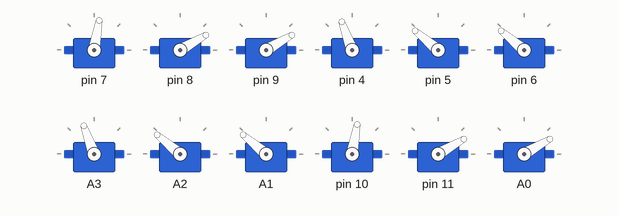
This sketch was run on a simulated Arduino Uno, built with avr-gcc and run on an emulated ATmega328P. On the bench: 12 × servo.

Above: at 0.05 s.
At 7.05 s:
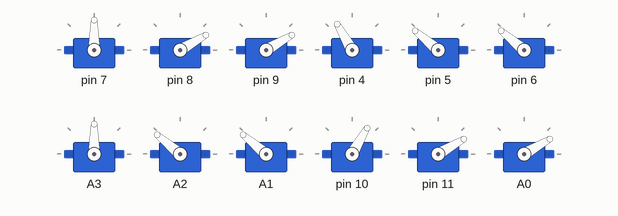
At 8.8 s:
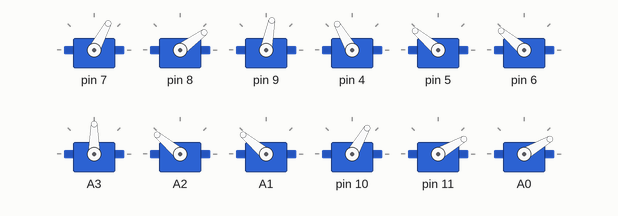
At 10.55 s:
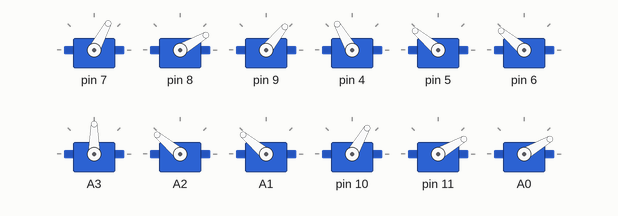
At 12.3 s:
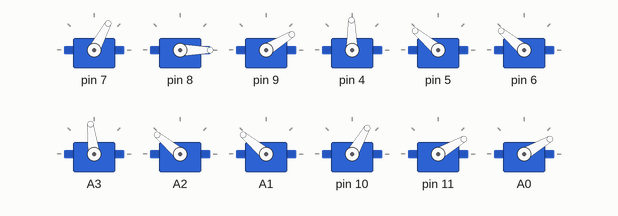
At 14.1 s:
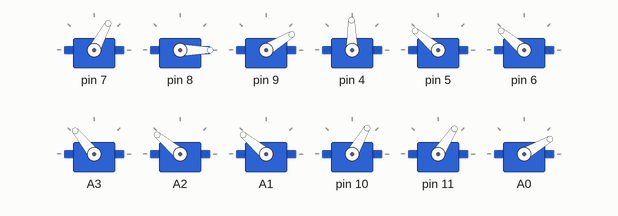
Timing chart, 0 to 16.3 s (numbered marks = the images above):
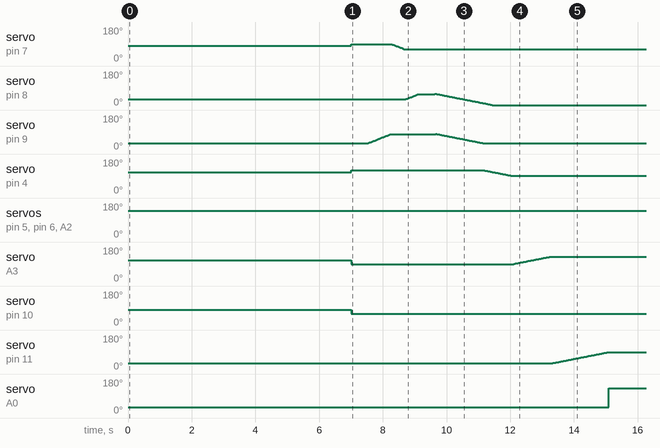

The sketch:

Spider_bot.ino
```cpp
#include <Servo.h>

Servo servo[4][3];  // create servo object to control a servo
int val[4][3];
int legNo;
int i, j;
int k = 0, m = 0, n = 0;
int sw1 = 0;
int sw2 = 0;

void setup() {
  pinMode(2, INPUT_PULLUP);
  pinMode(3, INPUT_PULLUP);
  //0 is base //1 is mid //2 is leg
  servo[0][0].attach(7);   //LF
  servo[0][1].attach(8);
  servo[0][2].attach(9);
  servo[1][0].attach(4);   //RF
  servo[1][1].attach(5);
  servo[1][2].attach(6);
  servo[2][0].attach(A3);  //LB
  servo[2][1].attach(A2);
  servo[2][2].attach(A1);
  servo[3][0].attach(10);   //RB
  servo[3][1].attach(11);
  servo[3][2].attach(A0);


  inti();
  delay(7000);
      for(int a=0;a<4;a++){
    forward();
    }

}

void loop() {
  sw1 = digitalRead(2);
  sw2 = digitalRead(3);
  if (sw1 == LOW) {
    inti();
    delay(30000);
  }
  if (sw2 == LOW) {
    for(int a=0;a<4;a++){
    forward();
    }
    }
}
```

forward.ino
```cpp
void forward() {
  pos1();
  delay(500);
  pos2();
  delay(500);
  pos3();
  delay(500);
  pos4();
  delay(500);
  pos5();
  delay(500);
  pos6();
  delay(500);
  pos1();
}
void pos1()
{
  servo[0][0].write(90);   //LF
  servo[0][1].write(30);
  servo[0][2].write(30);
  servo[1][0].write(120);  //RF
  servo[1][1].write(140);
  servo[1][2].write(140);
  servo[2][0].write(90);  //LB
  servo[2][1].write(140);
  servo[2][2].write(140);
  servo[3][0].write(60);   //RB
  servo[3][1].write(30);
  servo[3][2].write(30);
}/*
  void pos1(){
  for(int i=1;i<=90;i++){
    servo[0][0].write(i);
    delay(15);
  }
  for(int i=1;i<=30;i++){
    servo[0][1].write(i);
    delay(15);
  }
  for(int i=1;i<=30;i++){
    servo[0][2].write(i);
    delay(15);
  }
  //-------------------
  for(int i=1;i<=120;i++){
    servo[1][0].write(i);
    delay(15);
  }
  for(int i=1;i<=140;i++){
    servo[1][1].write(i);
    delay(15);
  }
  for(int i=1;i<=140;i++){
    servo[1][2].write(i);
    delay(15);
  }
  //---------------------
  for(int i=1;i<=90;i++){
    servo[2][0].write(i);
    delay(15);
  }
  for(int i=1;i<=140;i++){
    servo[2][1].write(i);
    delay(15);
  }
  for(int i=1;i<=140;i++){
    servo[3][2].write(i);
    delay(15);
  }
  //-------------
  for(int i=1;i<=60;i++){
    servo[3][0].write(i);
    delay(15);
  }
  for(int i=1;i<=30;i++){
    servo[3][1].write(i);
    delay(15);
  }
  for(int i=1;i<=30;i++){
    servo[3][2].write(i);
    delay(15);
  }
  }*/
void pos2()
{ int k = 90, m = 30, n = 30;
  for (i = 0; i < 150; i++)
  { //lf leg
    if (i < 50) {
      servo[0][2].write(m);
      m++;
      delay(15);//+50=80
    }
    //lf base
    if (i > 50 && i < 80)
    {
      servo[0][0].write(k);
      k--;//-30=60
      delay(15);
    }
    //lf mid
    if (i > 120)
    {
      servo[0][1].write(n);
      n++;//+30=60
      delay(15);
    }
  }
}
/*
  void pos3() {
  servo[0][1].write(30);

  servo[0][2].write(30);

  servo[1][0].write(90);  //RF

  servo[2][0].write(130);  //LB

  servo[3][1].write(90);
  servo[3][2].write(100);
  }*/
void pos3() {
  int l = 60, m = 80, n = 120, o = 90, p = 30, q = 30;
  for (int i = 1; i <= 280; i++) {
    if (i >= 30) {
      servo[0][1].write(l);
      l--;//-30=30
      delay(15);
    }
    if (i > 30 && 80 >= i) {
      servo[0][2].write(m);
      m--;//-50=30
      delay(15);
    }
    if (i > 80 && 110 >= i) {
      servo[1][0].write(n);
      n--;//-30=90
      delay(15);
    }
    if (i > 110 && i <= 150) {
      servo[2][0].write(o);
      o++;//90+40=130
      delay(15);
    }
    if (i > 150 && i <= 210) {
      servo[3][1].write(p);
      p++;//30+60=90
      delay(15);
    }
    if (i > 210 && i <= 280) {
      servo[3][2].write(o);
      q++;//30+70=100
      delay(15);
    }
  }

}
/*
  void pos4()
  {
  servo[3][0].write(100);
  delay(500);
  servo[3][1].write(30);
  servo[3][2].write(30);

  }*/
void pos4()
{ int l = 60, m = 90, n = 100;
  for (int i = 1; i < 170; i++) {
    if (i <= 40) {
      servo[3][0].write(l);
      l++;//60+40=100
    }
    if (i > 40 && i < 100) {
      servo[3][1].write(m);
      m--;//90-60=30
    }
    if (i > 100) {
      servo[3][2].write(n);
      n--;//100-70=30
    }
  }
}

void pos5()
{
  k = 90; m = 140; n = 140;
  for (i = 0; i < 150; i++)
  { //rf leg
    if (i < 50) {
      servo[1][2].write(m);
      m--;//140-50=90
      delay(15);
    }
    //rf base
    if (i > 50 && i < 100)
    {
      servo[1][0].write(k);
      k++;//90+50=140
      delay(15);
    }
    //rf mid
    if (i > 120)
    {
      servo[1][1].write(n);
      n--;//140-30=110
      delay(15);
    }
  }
}/*
  void pos6()
  {
  servo[1][0].write(120);  //RF
  delay(500);
  servo[1][1].write(140);
  servo[1][2].write(140);
  servo[2][1].write(90);
  servo[2][2].write(80);

  servo[3][0].write(60);   //RB
  servo[3][1].write(30);
  servo[3][2].write(30);
  servo[0][0].write(90);   //LF
  servo[0][1].write(30);
  servo[0][2].write(30);
  }*/
void pos6() {

  int l = 90, m = 110, n = 90, o = 140, p = 140, q = 100, r = 100, s = 60;
  for (int i = 0; i < 200; i++) {
    if (i <= 30) {
      servo[1][0].write(l);
      l++;//90+30=120
    }
    if (i > 30 && i <= 60) {
      servo[1][1].write(m);
      m++;//110+30=140
    }
    if (i > 60 && i <= 110) {
      servo[1][2].write(n);
      n++;//90+50=140
    }
    if (i > 110 && i <= 160) {
      servo[1][1].write(o);
      o--;//110-30=90
    }
    if (i > 160 && i <= 220) {
      servo[2][1].write(p);
      p++;//140+60=200
    }
    if (i > 220 && i <= 280) {
      servo[2][2].write(q);
      q--;//140-60=80
    }
    if (i > 280 && i <= 350) {
      servo[3][2].write(r);
      r--;//100-70=30
    }
    if (i > 350 && i <= 380) {
      servo[0][0].write(s);
      s++;//60+30=90
    }
  }

}
/* void pos7(){
   }*/
```

inti.ino
```cpp
void inti()
{
 servo[0][0].write(80);   //LF
 servo[0][1].write(30);
 servo[0][2].write(30);
 servo[1][0].write(110);  //RF
 servo[1][1].write(140);
 servo[1][2].write(140);
 servo[2][0].write(110);  //LB
 servo[2][1].write(140);
 servo[2][2].write(140);
 servo[3][0].write(80);   //RB
 servo[3][1].write(30);
 servo[3][2].write(30);
  }
```

sit_and_stand.ino
```cpp
void sit(){
  for (i=20,j=160;i<140;i++,j--){
    servo[1][1].write(i); //RF
    servo[1][2].write(i);
    servo[2][1].write(i-5); //LB
    servo[2][2].write(i-5);
    servo[0][1].write(j);//LF
    servo[0][2].write(j);
    servo[3][1].write(j);//RB
    servo[3][2].write(j);

    delay(15);
    }
  }

  void stand()
{
  // for one set of diagonal legs
  for (i=140,j=40;i>20;i--,j++){
    servo[1][1].write(i); //RF
    servo[1][2].write(i);
    servo[2][1].write(i+5); //LB
    servo[2][2].write(i+5);
    servo[0][1].write(j);//LF
    servo[0][2].write(j);
    servo[3][1].write(j);//RB
    servo[3][2].write(j);
    delay(15);
    }
  }
```

Measured:
- by itself, servo on pin 5: ramps from 140° to 91° and jumps back, once every 14.1 s
- by itself, servo on A2: alternates 178° for 0.50 s and 140° for 13.6 s
- by itself, servo on pin 10: alternates 99° for 3.4 s and 60° for 10.7 s
